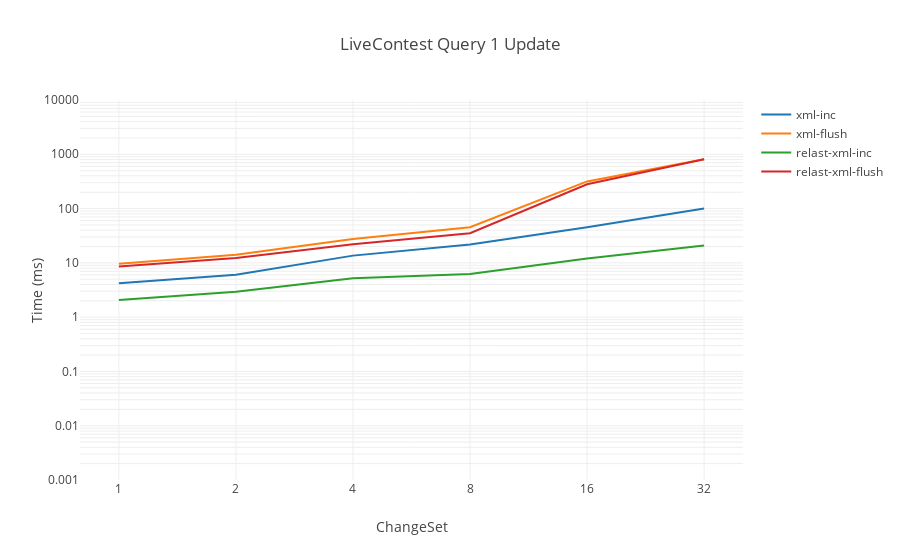

Source (notebook cell):
### Code cell
#for query in ('Q1', 'Q2'):
#    for phase in ('Load', 'Initial', 'Update'):

for query in ('Q1',):
    for phase in ('Update',):
        new_data = output.query('View == @query & PhaseName == @phase')
        draw_scatter(new_data, query, phase, False, minY=minY, maxY=maxY)
#new_data = output.query('View == "Q1" & PhaseName == "Load"')
#new_data = new_data.apply(pd.to_numeric, errors='ignore')
#new_data.loc[:,'mean'] = new_data.MetricValue / 10**6
#draw_scatter(new_data)
